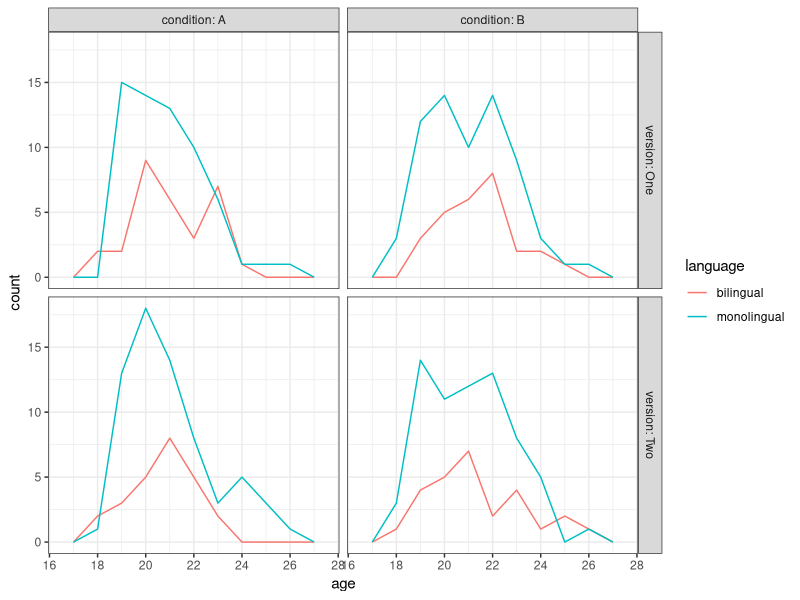
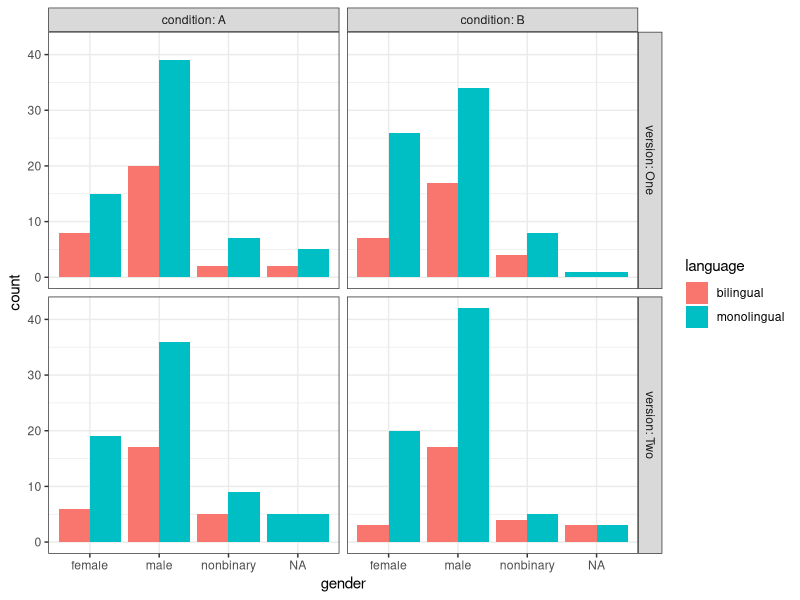
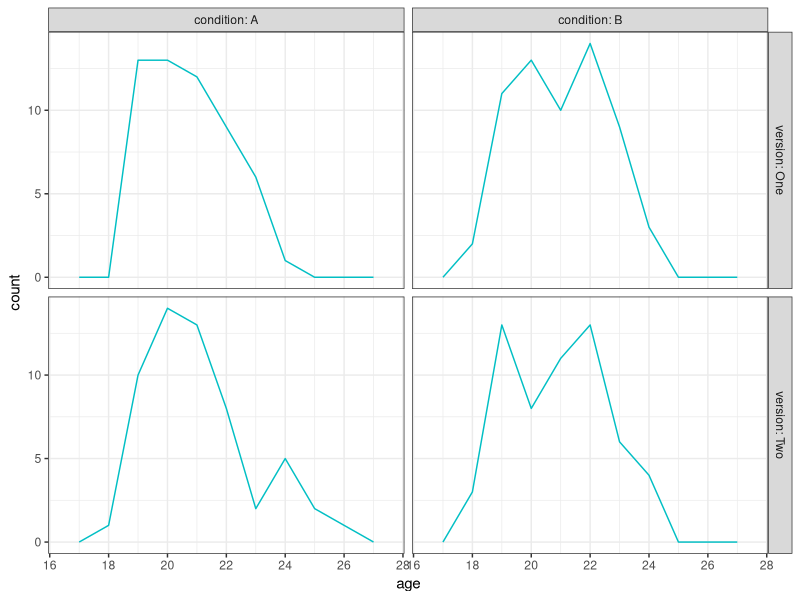
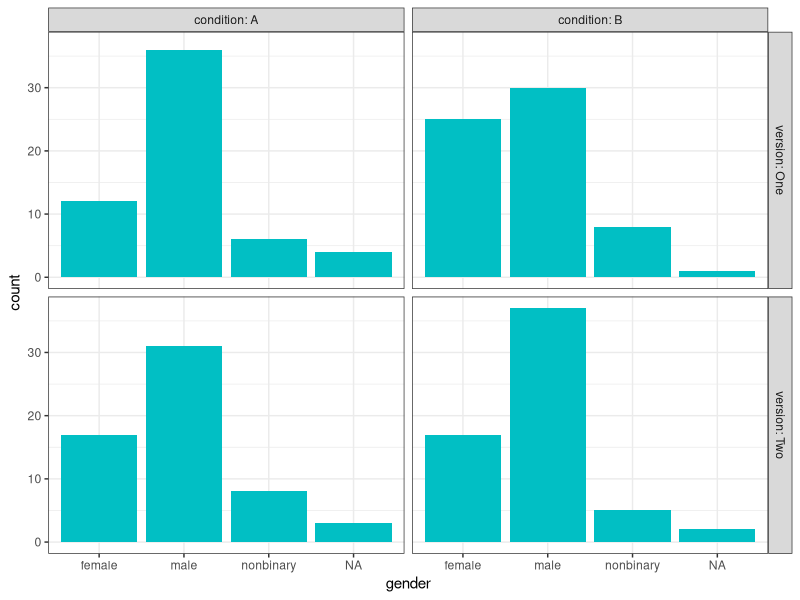
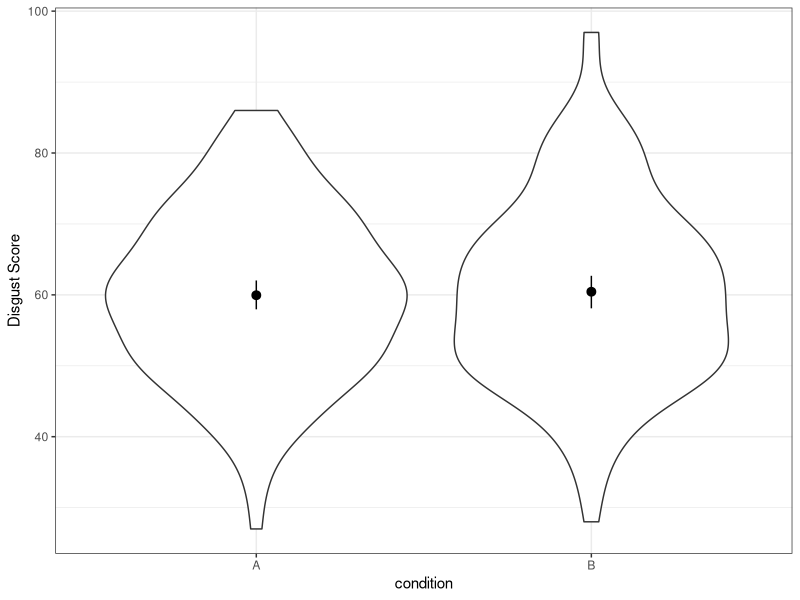

These figures' R source, in order:
## ---- chunk 1
knitr::opts_chunk$set(echo = FALSE,
                      warning = TRUE,
                      message = TRUE)

library(tidyverse)
library(kableExtra)

theme_set(theme_bw())
## ---- chunk 2
# load questionnaire data

data_quest_raw <- read_csv("data/questions.csv", 
                           show_col_types = FALSE)

## reverse-code questions

# straighforward but tedious
data_quest_rev <- data_quest_raw %>%
  mutate(q02R = 8 - q02R,
         q04R = 8 - q04R,
         q06R = 8 - q06R,
         q08R = 8 - q08R,
         q10R = 8 - q10R,
         q12R = 8 - q12R,
         q14R = 8 - q14R)

# fancier but more extendable
data_quest_rev <- data_quest_raw %>%
  pivot_longer(cols = -(subj_id)) %>%
  separate(col = name, into = c("q", "rev"), sep = -1) %>%
  mutate(rev_score = ifelse(rev == "R", 8 - value, value))
  
  
## create summary disgust score
data_quest_summary <- data_quest_rev %>%
  group_by(subj_id) %>%
  summarise(score = sum(rev_score))

## ---- chunk 3
## load subject data

subj_A1 <- read_csv("data/subjects_condition-A_version-1.csv",
                    na = c("NA", "missing"), show_col_types = FALSE) %>%
  mutate(condition = "A", version = "One")
subj_A2 <- read_csv("data/subjects_condition-A_version-2.csv",
                    na = c("NA", "missing"), show_col_types = FALSE) %>%
  mutate(condition = "A", version = "Two")
subj_B1 <- read_csv("data/subjects_condition-B_version-1.csv",
                    na = c("NA", "missing"), show_col_types = FALSE ) %>%
  mutate(condition = "B", version = "One")
subj_B2 <- read_csv("data/subjects_condition-B_version-2.csv",
                    na = c("NA", "missing"), show_col_types = FALSE) %>%
  mutate(condition = "B", version = "Two")

## join subject data

data_subj <- bind_rows(subj_A1, subj_A2, subj_B1, subj_B2)
## ---- chunk 4
# join all data
data_all <- full_join(data_subj, data_quest_summary, by = "subj_id")

# exclude subjects with missing language, score, or condition
data_analysis <- data_all %>%
  filter(language == "monolingual", 
         !is.na(score), 
         !is.na(condition)) %>%
  mutate(condition.e = recode(condition, A = -0.5, B = 0.5))
## ---- chunk 5
total_n <- nrow(data_all)
included_n <- nrow(data_analysis)
excluded_n <- total_n - included_n
## ---- chunk 6
# table of N per condition/version/language
data_all %>%
  count(condition, version, language) %>%
  pivot_wider(names_from = language, 
              values_from = n) %>%
  mutate(total = bilingual + monolingual) %>%
  kable(caption = "The number of bilingual and monolingial subjects per conditon and version in the full data set (pre-exclusions).") %>%
  kable_minimal()
## ---- chunk 7
ggplot(data_all, aes(x = age, color = language)) +
  geom_freqpoly(binwidth = 1) +
  facet_grid(version~condition, labeller = label_both)
## ---- chunk 8
gender <- data_all %>% count(gender)
## ---- chunk 9
ggplot(data_all, aes(x = gender, fill = language)) +
  geom_bar(position = "dodge") +
  facet_grid(version~condition, labeller = label_both)
## ---- chunk 10
# table of N per condition/version/language
data_analysis %>%
  count(condition, version) %>%
  kable(caption = "The number of subjects per conditon and version in the analysed data set (post-exclusions).") %>%
  kable_minimal()
## ---- chunk 11
ggplot(data_analysis, aes(x = age)) +
  geom_freqpoly(binwidth = 1, color = "#01BFC4") +
  facet_grid(version~condition, labeller = label_both)
## ---- chunk 12
sub_gender <- data_analysis %>% count(gender)
## ---- chunk 13
ggplot(data_analysis, aes(x = gender)) +
  geom_bar(fill = "#01BFC4") +
  facet_grid(version~condition, labeller = label_both)
## ---- chunk 14
ggplot(data_analysis, aes(x = condition, y = score)) +
  geom_violin() +
  stat_summary(fun.data = "mean_cl_boot") +
  ylab("Disgust Score")
## ---- chunk 15
model <- lm(score ~ condition.e, data = data_analysis)
stats <- broom::tidy(model, conf.int = TRUE, conf.level = 0.95)

t_val <- stats$statistic[[2]] %>% round(2)
p_val <- stats$p.value[[2]] %>% round(2)
condition_effect <- stats$estimate[[2]] %>% round(2)

stats %>%
  mutate(CI = sprintf("[%.2f -- %.2f]", conf.low, conf.high)) %>%
  select(-conf.low, -conf.high) %>%
  kable(digits = 2,
        col.names = c("Term", "Estimate", "SE", "t-value", "p-value", "95% CI"),
        caption = "Results of the linear model predicting disgust score from condition.") %>%
  kable_minimal()

## ---- chunk 16
# define constants
target_power <- .85
target_effect <- 0.5
target_alpha <- 0.01
sigma <- sigma(model)
model_int <- stats$estimate[[1]]

# power function
powersim <- function(n_per_condition) {
  ## simulate data with these parameters
  data_sim <- tibble(
    subj_id = 1:(n_per_condition*2),
    condition = rep(c("A", "B"), each = n_per_condition)
  ) %>%
    mutate(condition.e = recode(condition, A = -0.5, B = 0.5),
           error = rnorm(2*n_per_condition, mean = 0, sd = sigma),
           score = model_int + (condition.e * target_effect) + error
           )
  
  sim_model <- lm(score ~ condition.e, data = data_sim)
  sim_stats <- broom::tidy(sim_model)
  p <- sim_stats$p.value[[2]]
  
  return(p)
}
## ---- chunk 17
# power analysis
set.seed(8675309)
n <- 16000
sim_p <- replicate(500, powersim(n))
power <- mean(sim_p < target_alpha)
